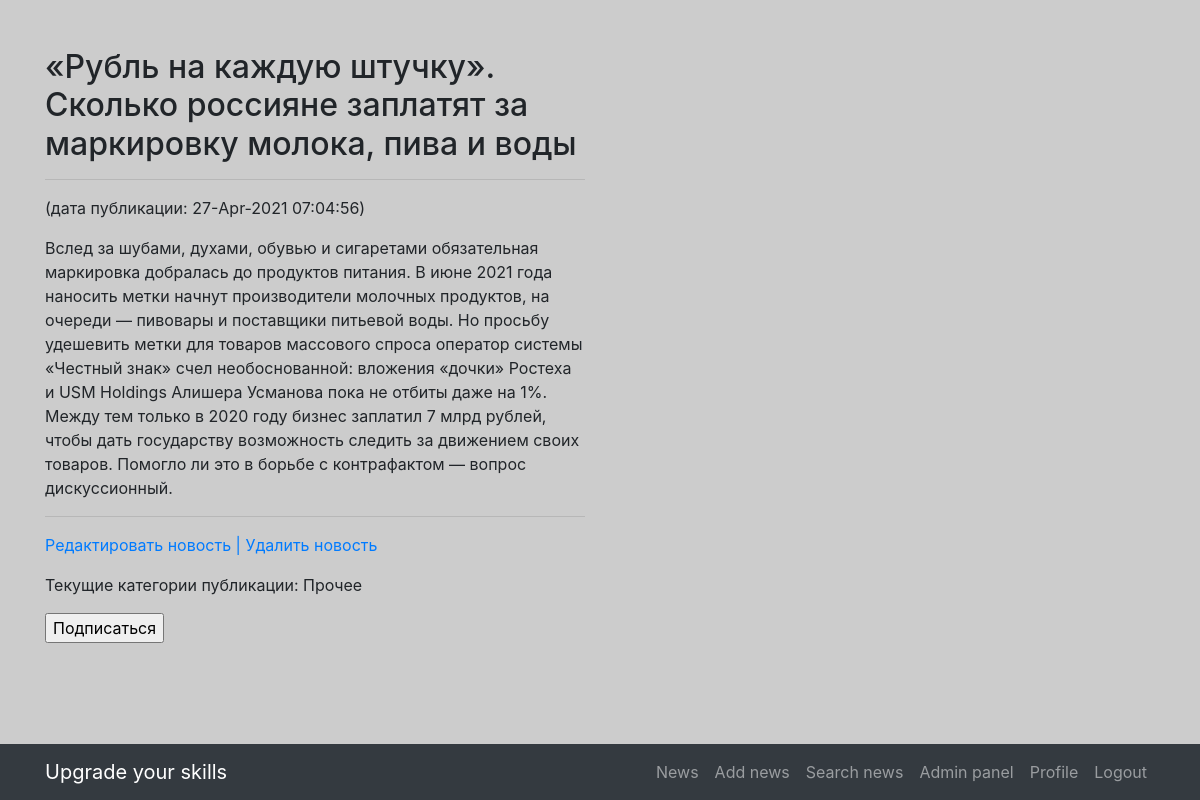
The app's page /news/search/131 (signed in) with its own data.
### news/models.py (models this page shows, shortened)
class Post(models.Model):
    author = models.ForeignKey('Author', on_delete = models.CASCADE)
    news, article = 'NE', 'AR'
    POSITIONS = [(news, 'Новость'), (article,'Статья')]
    type_news_article = models.CharField(max_length = 2, choices = POSITIONS, default = 'news')
    time_in = models.DateTimeField(auto_now_add = True)
    chapter = models.CharField(max_length = 200, unique = False)
    text = models.TextField(default = '')
    article_news_rate = models.IntegerField(default=0)
    category = models.ManyToManyField(Category, through= 'PostCategory')

class PostCategory(models.Model):
    post = models.ForeignKey(Post, on_delete=models.CASCADE)
    category = models.ForeignKey(Category, on_delete=models.CASCADE)
    def __str__(self):
        return f'{self.category}'

class Category(models.Model):
    news_category = models.CharField(max_length = 24, unique = True)
    def __str__(self):
        return f'{self.news_category}'

### news/views.py (the view)
# urls.py: path('<int:pk>', NewsDetail.as_view()),  # pk — это первичный ключ, который будет выводиться у нас в шаблон
class NewsDetail(DetailView):
    model = Post
    template_name = 'news/newsdetail.html'
    context_object_name = 'newsdetail'
    def get_context_data(self, **kwargs):
        context = super(NewsDetail, self).get_context_data(**kwargs)
        id = self.kwargs.get('pk')
        context['category'] = PostCategory.objects.filter(post = id)
        return context

### djantimat/helpers.py (called while the page is built)
    @staticmethod
    def replace(text, repl='[censored]'):
        words = {}
        for word in PymorphyProc._gen(text):
            text = text.replace(word, repl)
        return text

    @staticmethod
    def _gen(text):
        for word in re.findall(word_pattern, text):
            if len(word) < 3:
                continue
            normal_word = PymorphyProc.morph.parse(word.lower())[0].normal_form
            if normal_word in PymorphyProc.get_words():
                yield word

    @staticmethod
    def get_words():
        return Slang.objects.values_list('word', flat=True)

### news/templatetags/custom_filters.py (called while the page is built)
@register.filter(name='censor')
def censor(value):
    return PymorphyProc.replace(value, repl='[censored]')

### templates/news/newsdetail.html (shortened to what this page needs)
{% extends 'base.html' %}
{% load custom_filters %}
{% block content %}
    <h2>{{ newsdetail.chapter  | censor}}</h2>
    <hr>
   <p>(дата публикации: {{newsdetail.time_in | date:'d-M-Y h:m:s'}})</p>
    {{ newsdetail.text | censor}}
    <hr>
    {% if user.is_authenticated %}
        <p>
            <a href="{{newsdetail.id}}/edit">Редактировать новость | </a>
            <a href="{{newsdetail.id}}/delete">Удалить новость</a>
        </p>
        <p>
            <a>Текущие категории публикации:
                {% for cat in category %}
                {{cat}}
                {% endfor %}
            </a>
            <form action="{% url 'fastsubscribe' %}">
                <input type="submit" value= "Подписаться">
            </form>
        </p>
    {% else %}
         <a href="{% url 'account_login' %}">Для редактирования или удаления новости/статьи необходимо авторизоваться</a>
    {% endif %}
{% endblock content %}

### static/css/the-big-picture.css (style rules this page uses)
body { background: url(http://localhost:8000/static/1920x1080.png) no-repeat center center fixed; -webkit-background-size: cover; -moz-background-size: cover; background-size: cover; -o-background-size: cover; }

### records on screen
Post: chapter|censor "«Рубль на каждую штучку». Сколько россияне заплатят за маркировку молока, пива и воды", time_in "27-Apr-2021 07:04:56", text|censor "Вслед за шубами, духами, обувью и сигаретами обязательная маркировка добралась до продуктов питания. В июне 2021 года наносить метки начнут производители молочных продуктов, на очереди — пивовары и поставщики питьевой воды. Но просьбу удешевить метки для товаров массового спроса оператор системы «Честный знак» счел необоснованной: вложения «дочки» Ростеха и USM Holdings Алишера Усманова пока не отбиты даже на 1%. Между тем только в 2020 году бизнес заплатил 7 млрд рублей, чтобы дать государству возможность следить за движением своих товаров. Помогло ли это в борьбе с контрафактом — вопрос дискуссионный."
PostCategory: category.news_category "Прочее"
